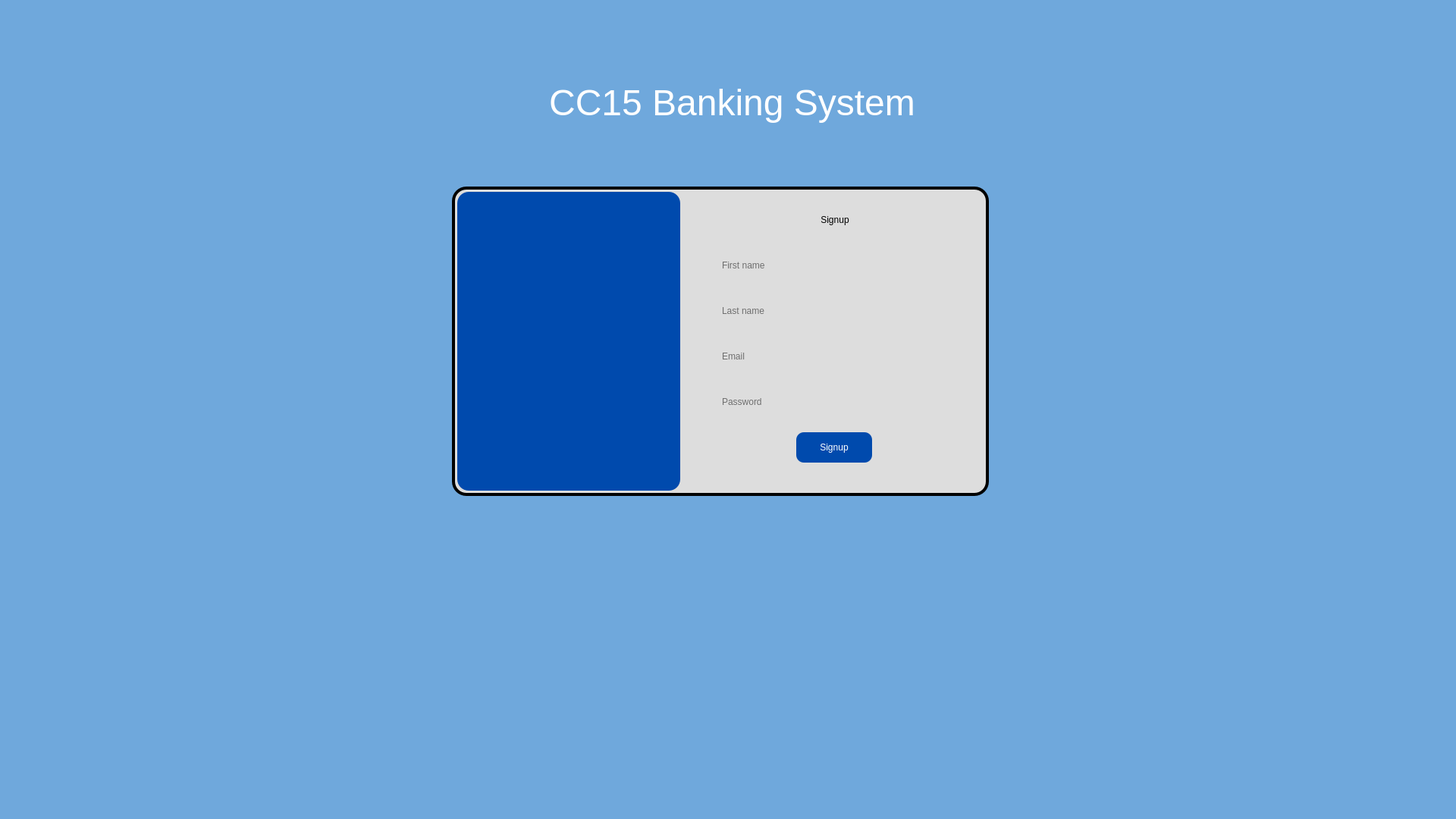
<?xml version="1.0" encoding="UTF-8"?>
<ui version="4.0">
 <class>SignupWindow</class>
 <widget class="QMainWindow" name="SignupWindow">
  <property name="geometry">
   <rect>
    <x>0</x>
    <y>0</y>
    <width>1920</width>
    <height>1080</height>
   </rect>
  </property>
  <property name="windowTitle">
   <string>Signup</string>
  </property>
  <property name="styleSheet">
   <string notr="true">background-color: #6fa8dc;</string>
  </property>
  <widget class="QWidget" name="centralwidget">
   <widget class="QLabel" name="titleLabel">
    <property name="geometry">
     <rect>
      <x>650</x>
      <y>60</y>
      <width>631</width>
      <height>151</height>
     </rect>
    </property>
    <property name="font">
     <font>
      <family>Arial</family>
      <pointsize>36</pointsize>
     </font>
    </property>
    <property name="styleSheet">
     <string notr="true">font: 36pt &quot;Arial&quot;; color: white;</string>
    </property>
    <property name="text">
     <string>CC15 Banking System</string>
    </property>
    <property name="alignment">
     <set>Qt::AlignCenter</set>
    </property>
   </widget>
   <widget class="QFrame" name="frame">
    <property name="geometry">
     <rect>
      <x>596</x>
      <y>246</y>
      <width>708</width>
      <height>408</height>
     </rect>
    </property>
    <property name="styleSheet">
     <string notr="true">background-color: #000000;
border-radius:19px</string>
    </property>
    <property name="frameShape">
     <enum>QFrame::StyledPanel</enum>
    </property>
    <property name="frameShadow">
     <enum>QFrame::Raised</enum>
    </property>
   </widget>
   <widget class="QFrame" name="rightPanel">
    <property name="geometry">
     <rect>
      <x>600</x>
      <y>250</y>
      <width>700</width>
      <height>400</height>
     </rect>
    </property>
    <property name="styleSheet">
     <string notr="true">background-color: #dddddd; border-top-right-radius: 15px; border-radius: 15px;</string>
    </property>
    <widget class="QLabel" name="signupLabel">
     <property name="geometry">
      <rect>
       <x>401</x>
       <y>20</y>
       <width>200</width>
       <height>40</height>
      </rect>
     </property>
     <property name="styleSheet">
      <string notr="true">font: 20pt &quot;Arial&quot;;
color: black</string>
     </property>
     <property name="text">
      <string>Signup</string>
     </property>
     <property name="alignment">
      <set>Qt::AlignCenter</set>
     </property>
    </widget>
    <widget class="QLineEdit" name="firstNameLineEdit">
     <property name="geometry">
      <rect>
       <x>350</x>
       <y>80</y>
       <width>300</width>
       <height>40</height>
      </rect>
     </property>
     <property name="styleSheet">
      <string notr="true">color: black</string>
     </property>
     <property name="placeholderText">
      <string>First name</string>
     </property>
    </widget>
    <widget class="QLineEdit" name="lastNameLineEdit">
     <property name="geometry">
      <rect>
       <x>350</x>
       <y>140</y>
       <width>300</width>
       <height>40</height>
      </rect>
     </property>
     <property name="styleSheet">
      <string notr="true">color: black</string>
     </property>
     <property name="placeholderText">
      <string>Last name</string>
     </property>
    </widget>
    <widget class="QLineEdit" name="emailLineEdit">
     <property name="geometry">
      <rect>
       <x>350</x>
       <y>200</y>
       <width>300</width>
       <height>40</height>
      </rect>
     </property>
     <property name="styleSheet">
      <string notr="true">color: black</string>
     </property>
     <property name="placeholderText">
      <string>Email</string>
     </property>
    </widget>
    <widget class="QLineEdit" name="passwordLineEdit">
     <property name="geometry">
      <rect>
       <x>350</x>
       <y>260</y>
       <width>300</width>
       <height>40</height>
      </rect>
     </property>
     <property name="styleSheet">
      <string notr="true">color: black</string>
     </property>
     <property name="echoMode">
      <enum>QLineEdit::Password</enum>
     </property>
     <property name="placeholderText">
      <string>Password</string>
     </property>
    </widget>
    <widget class="QPushButton" name="signupButton">
     <property name="geometry">
      <rect>
       <x>450</x>
       <y>320</y>
       <width>100</width>
       <height>40</height>
      </rect>
     </property>
     <property name="styleSheet">
      <string notr="true">background-color: #004aad; color: white; border-radius: 10px; font: 12pt &quot;Arial&quot;;</string>
     </property>
     <property name="text">
      <string>Signup</string>
     </property>
    </widget>
    <widget class="QFrame" name="leftPanel">
     <property name="geometry">
      <rect>
       <x>3</x>
       <y>3</y>
       <width>294</width>
       <height>394</height>
      </rect>
     </property>
     <property name="styleSheet">
      <string notr="true">background-color: #004aad; border-top-left-radius: 15px; border-radius: 15px;</string>
     </property>
    </widget>
   </widget>
  </widget>
  <widget class="QMenuBar" name="menubar">
   <property name="geometry">
    <rect>
     <x>0</x>
     <y>0</y>
     <width>1920</width>
     <height>21</height>
    </rect>
   </property>
  </widget>
  <widget class="QStatusBar" name="statusbar"/>
 </widget>
 <resources/>
 <connections/>
</ui>
